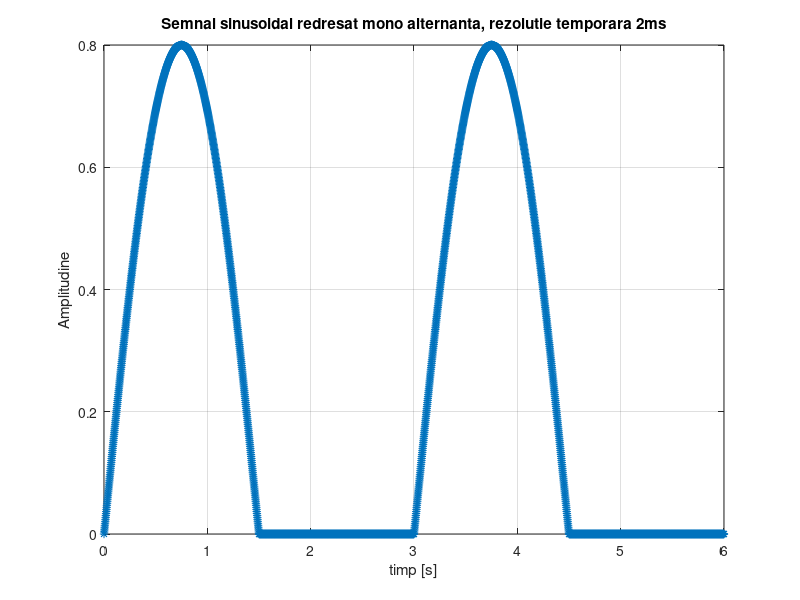
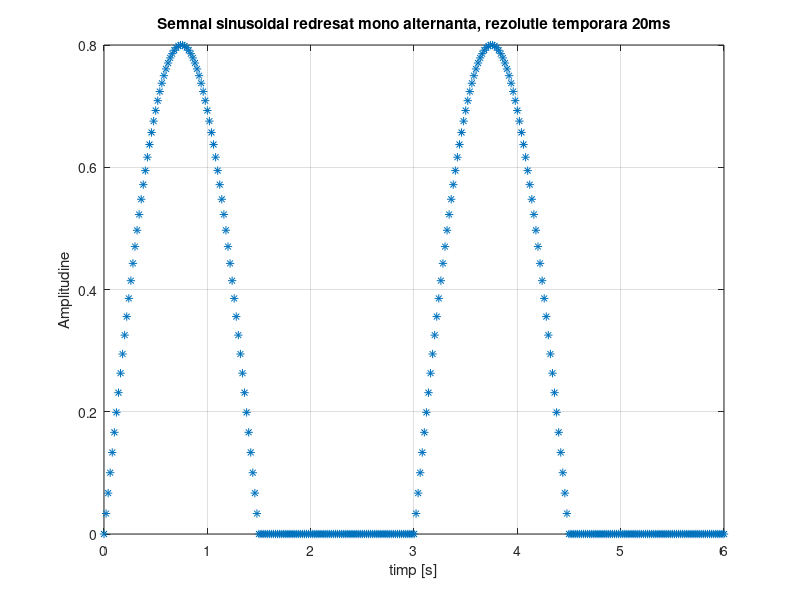
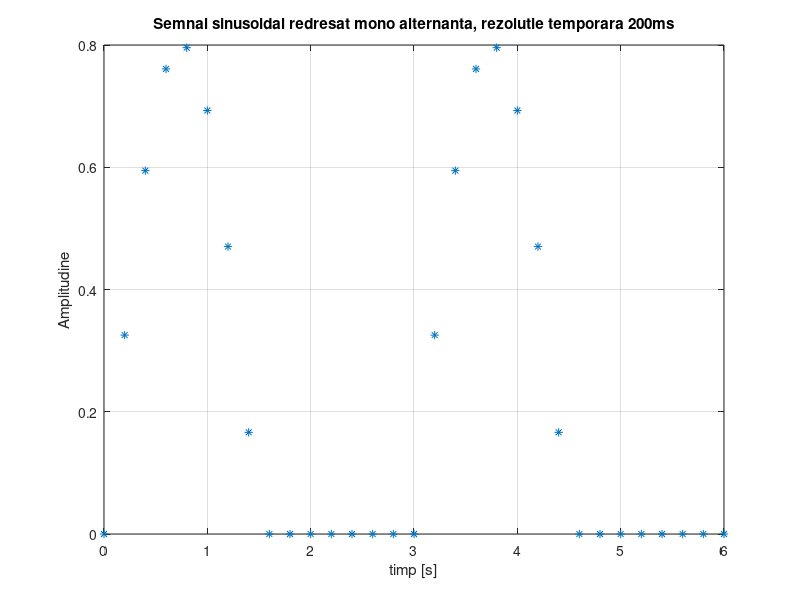

Write MATLAB code to recreate these figures, in order.
%afisarea se va face in fereasta figure(1)
figure(1)
%setam perioada semnalului la 3:
T=3;
%setam amplitudinea semnalului la 0.8:
A=0.8;
%generam pulsatia semnalului:
w=2*pi/T;
%generam timpul, de la 0 la 6 secunde,pentru a vedea doua perioade, cu rezolutia temporara de 2 ms:
t=0:0.002:6;
%generam semnalul sinusoidal redresat mono alternanta de amplitudine A/2(in momentul redresarii dorim ca amplitudinea sa ramana 0.8, nu 1.6) si
%pulsatie w:
semnal=A/2*sin(w*t)+abs(A/2*sin(w*t)); %adugam la semnalul nostru, valoarea absoluta a acestuia, astfel incat partea negativa a semnalului sa dispara si sa ramana doar cea pozitiva 
%graficul semnalului in functie de timp:
plot(t,semnal,'*'), grid %punctele din grafic vor arata ca o steluta "*"
xlabel('timp [s]')
ylabel('Amplitudine')
title('Semnal sinusoidal redresat mono alternanta, rezolutie temporara 2ms')

%afisarea se va face in fereastra figure(2)
figure(2)
%setam perioada semnalului la 3:
T=3;
%setam amplitudinea semnalului la 0.8:
A=0.8;
%generam pulsatia semnalului:
w=2*pi/T;
%generam timpul, de la 0 la 6 secunde, cu rezolutia temporara de 20 ms:
t=0:0.02:6;
%generam semnalul sinusoidal redresat mono alternanta de amplitudine A si
%pulsatie w
semnal=A/2*sin(w*t)+abs(A/2*sin(w*t));
%graficul semnalului in functie de timp:
plot(t,semnal,'*'), grid
xlabel('timp [s]')
ylabel('Amplitudine')
title('Semnal sinusoidal redresat mono alternanta, rezolutie temporara 20ms')

figure(3)
%setam perioada semnalului la 3:
T=3;
%setam amplitudinea semnalului la 0.8:
A=0.8;
%generam pulsatia semnalului:
w=2*pi/T;
%generam timpul, de la 0 la 6 secunde, cu rezolutia temporara de 200 ms:
t=0:0.2:6;
%generam semnalul sinusoidal redresat mono alternanta de amplitudine A si
%pulsatie w:
semnal=A/2*sin(w*t)+abs(A/2*sin(w*t))
%graficul semnalului in functie de timp:
plot(t,semnal,'*'), grid
xlabel('timp [s]')
ylabel('Amplitudine')
title('Semnal sinusoidal redresat mono alternanta, rezolutie temporara 200ms')
